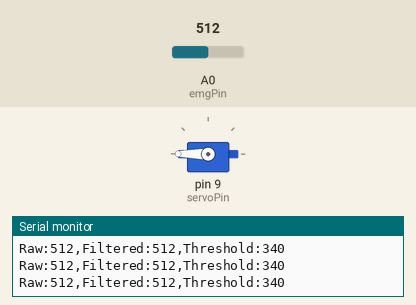
Simulated run of this sketch. Board: Arduino Uno, built with avr-gcc and run on an emulated ATmega328P. Parts: servo, the last lines printed to the serial monitor. The test bench sets the inputs (shaded band); at power-on: A0 (emgPin) = 512.

Above: at 1.2 s.
1.3 s: A0 (emgPin) set to 350
3.5 s: A0 (emgPin) set to 324
At 4.4 s:
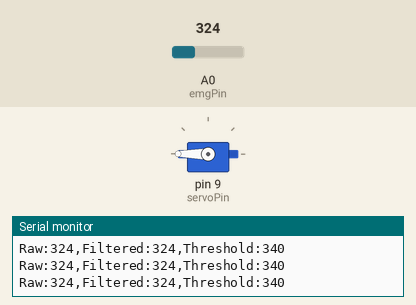
6.5 s: A0 (emgPin) set to 511
At 7.3 s:
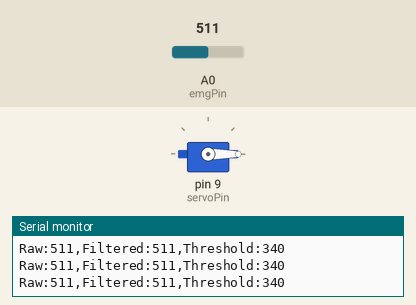
9.5 s: A0 (emgPin) set to 330
At 10.9 s:
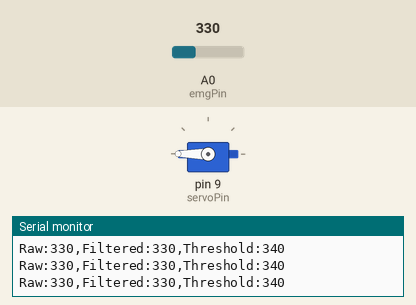
Timing chart, 0 to 12.0 s (numbered marks = the images above; inputs shaded):
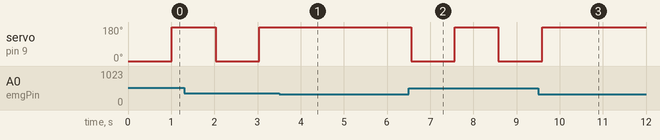

The sketch:

sketch.ino
```cpp
#include <Servo.h>

// Настройки пинов
const int emgPin = A0;   // Пин датчика ЭМГ
const int servoPin = 9;  // Пин сервопривода

// Параметры калибровки (подбираются индивидуально)
const int THRESHOLD = 340;       // Порог напряжения мышцы (0-1023)
const unsigned long DEBOUNCE_DELAY = 1000; // Пауза в мс между переключениями (1 секунда)

// Фильтрация (скользящее среднее)
const int WINDOW_SIZE = 10;      // Размер окна сглаживания
int readings[WINDOW_SIZE];       // Массив для хранения последних чтений
int readIndex = 0;               // Индекс текущего чтения
long total = 0;                  // Бегущая сумма
int smoothedEMG = 0;             // Сглаженное значение

// Состояния системы
Servo myServo;
bool servoState = false;         // false = 0 градусов, true = 180 градусов
unsigned long lastToggleTime = 0; // Время последнего переключения

void setup() {
  Serial.begin(9600);
  myServo.attach(servoPin);
  myServo.write(0); // Стартовое положение сервы

  // Инициализируем массив фильтра нулями
  for (int i = 0; i < WINDOW_SIZE; i++) {
    readings[i] = 0;
  }
}

void loop() {
  // --- 1. Алгоритм Скользящего Среднего ---
  total = total - readings[readIndex];       // Вычитаем старое значение
  readings[readIndex] = analogRead(emgPin);  // Читаем новое значение с датчика
  total = total + readings[readIndex];       // Добавляем новое значение к сумме
  readIndex = readIndex + 1;                 // Переходим к следующему элементу

  if (readIndex >= WINDOW_SIZE) {
    readIndex = 0;                           // Возвращаемся в начало массива
  }

  smoothedEMG = total / WINDOW_SIZE;         // Получаем сглаженный сигнал

  // Выводим данные в плоттер по калибровке (Вкладка Инструменты -> Плоттер по последовательному порту)
  Serial.print("Raw:");
  Serial.print(readings[readIndex == 0 ? WINDOW_SIZE - 1 : readIndex - 1]);
  Serial.print(",");
  Serial.print("Filtered:");
  Serial.print(smoothedEMG);
  Serial.print(",");
  Serial.print("Threshold:");
  Serial.println(THRESHOLD);

  // --- 2. Логика триггера с защитой от шумов ---
  // Проверяем: превышен ли порог И прошло ли достаточно времени с прошлого зажима?
  if (smoothedEMG > THRESHOLD && (millis() - lastToggleTime > DEBOUNCE_DELAY)) {

    servoState = !servoState; // Меняем состояние на противоположное

    if (servoState) {
      myServo.write(180);     // Поворот в рабочее положение
    } else {
      myServo.write(0);       // Поворот обратно
    }

    lastToggleTime = millis(); // Запоминаем время переключения
    delay(50);                 // Короткая пауза для стабилизации механизма
  }

  delay(5); // Частота дискретизации ~200 Гц
}
```

Measured:
- after the input at 3.5 s, servo on pin 9 (servoPin): stays 180° (without the input it goes to 0° after 0.55 s)
- after the input at 6.5 s, servo on pin 9 (servoPin): 180° → 0° after 0.06 s, → 180° 1.0 s later, → 0° 1.0 s later
- after the input at 9.5 s, servo on pin 9 (servoPin): goes on until 9.6 s, then stays 180°
